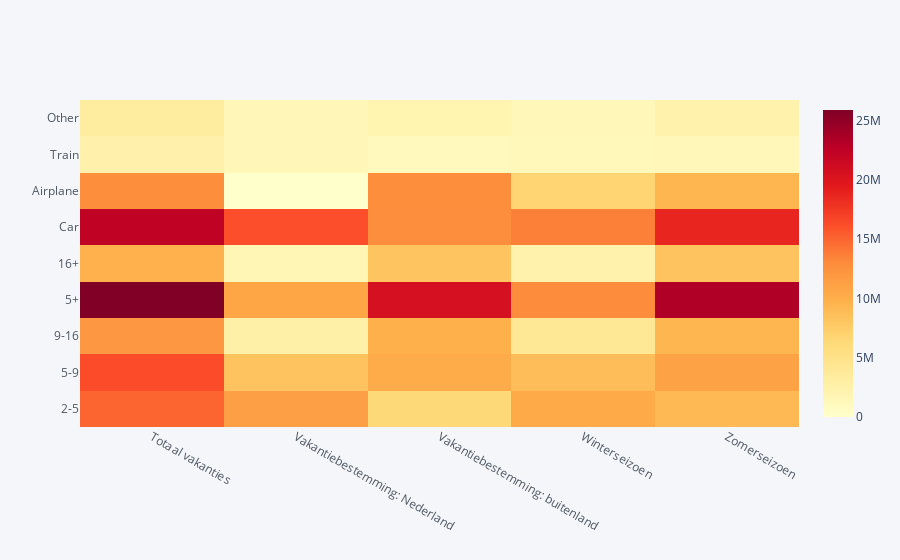

The code cell stored with this chart in its notebook:
### Code cell
heatmap.iplot(kind='heatmap', 
           colorscale='YlOrRd', 
           #xTitle='Tenure', 
           #yTitle='Month Level', 
           #title='Avg. Churn Rates by Month Level & Tenure')
             )

### Figure 1 — Plotly figure (JSON) as saved in the notebook; plotly's stock layout.template omitted (floating-point values rounded to 4 significant figures)
{"data": [{"colorscale": [[0, "rgb(255,255,204)"], [0.125, "rgb(255,237,160)"], [0.25, "rgb(254,217,118)"], [0.375, "rgb(254,178,76)"], [0.5, "rgb(253,141,60)"], [0.625, "rgb(252,78,42)"], [0.75, "rgb(227,26,28)"], [0.875, "rgb(189,0,38)"], [1, "rgb(128,0,38)"]], "type": "heatmap", "x": ["Totaal vakanties", "Vakantiebestemming: Nederland", "Vakantiebestemming: buitenland", "Winterseizoen", "Zomerseizoen"], "y": ["2-5", "5-9", "9-16", "5+", "16+", "Car", "Airplane", "Train", "Other"], "z": [[15063000, 11330000, 6402000, 10419000, 9125000], [16355000, 8336000, 10188000, 8808000, 11028000], [12026000, 2692000, 9882000, 4072000, 9344000], [25883000, 10824000, 20595000, 12953000, 23265000], [9756000, 1800000, 8179000, 2304000, 8298000], [22362000, 16194000, 12828000, 13589000, 18711000], [12841000, 0, 12841000, 6807000, 9353000], [2444000, 1528000, 1077000, 1313000, 1419000], [3313000, 1530000, 2057000, 1374000, 2311000]], "zmax": 25883000, "zmin": 0}], "layout": {"legend": {"bgcolor": "#F5F6F9", "font": {"color": "#4D5663"}}, "paper_bgcolor": "#F5F6F9", "plot_bgcolor": "#F5F6F9", "title": {"font": {"color": "#4D5663"}}, "xaxis": {"gridcolor": "#E1E5ED", "showgrid": true, "tickfont": {"color": "#4D5663"}, "title": {"font": {"color": "#4D5663"}, "text": ""}, "zerolinecolor": "#E1E5ED"}, "yaxis": {"gridcolor": "#E1E5ED", "showgrid": true, "tickfont": {"color": "#4D5663"}, "title": {"font": {"color": "#4D5663"}, "text": ""}, "zerolinecolor": "#E1E5ED"}}}
